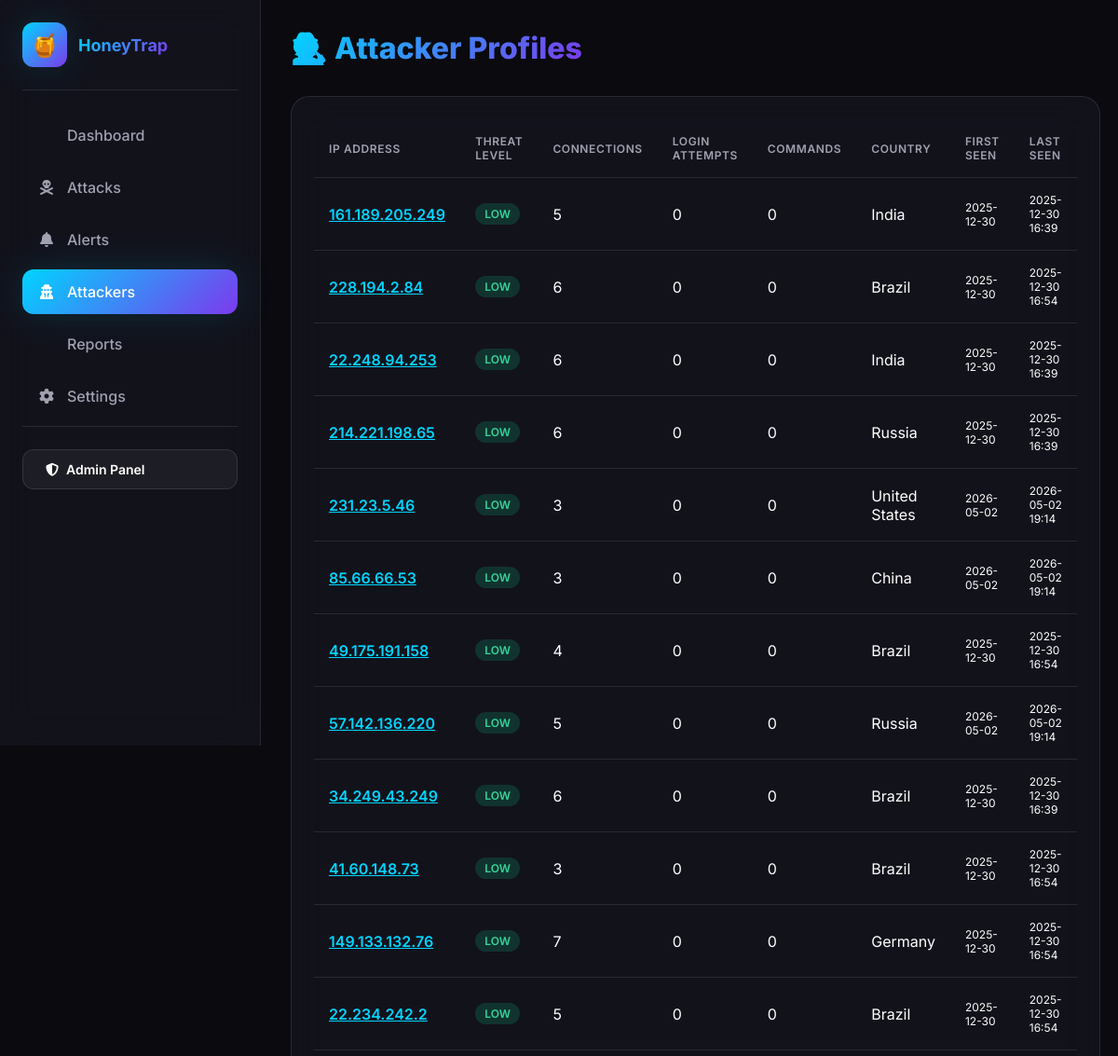
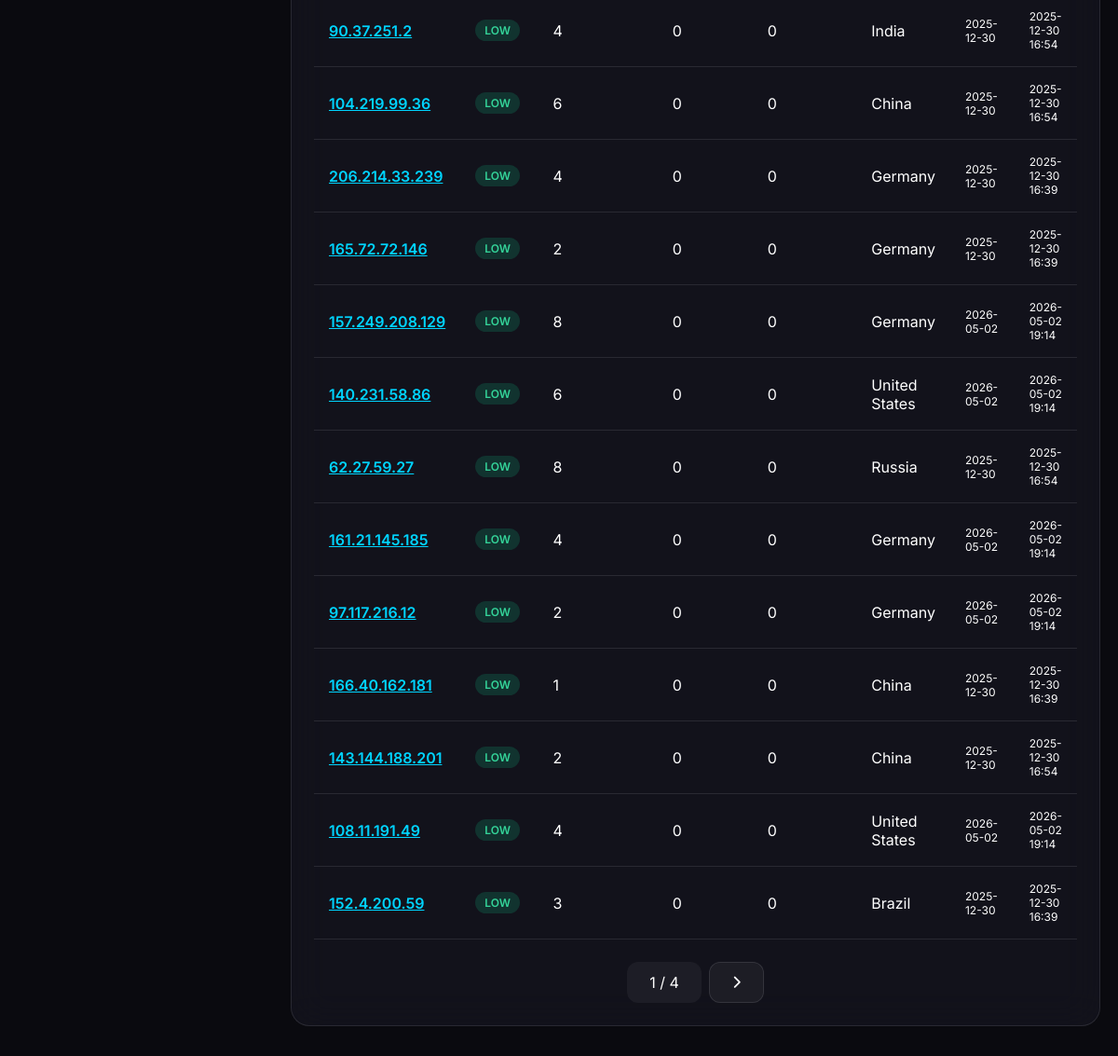
Page /attackers/ on the committed database (2 pictures, top to bottom).
### dashboard/models.py (models this page shows, shortened)
class AttackerProfile(models.Model):
    THREAT_LEVELS = [
        ('LOW', 'Low Threat'),
        ('MEDIUM', 'Medium Threat'),
        ('HIGH', 'High Threat'),
        ('CRITICAL', 'Critical Threat'),
    ]
    ip_address = models.GenericIPAddressField(unique=True, db_index=True)
    first_seen = models.DateTimeField()
    last_seen = models.DateTimeField()
    total_connections = models.PositiveIntegerField(default=0)
    total_login_attempts = models.PositiveIntegerField(default=0)
    total_commands = models.PositiveIntegerField(default=0)
    total_files = models.PositiveIntegerField(default=0)
    threat_level = models.CharField(max_length=20, choices=THREAT_LEVELS, default='LOW')
    threat_score = models.FloatField(default=0.0)
    country = models.CharField(max_length=100, blank=True, null=True)
    country_code = models.CharField(max_length=10, blank=True, null=True)
    city = models.CharField(max_length=100, blank=True, null=True)
    isp = models.CharField(max_length=200, blank=True, null=True)
    attack_types = models.JSONField(default=list, blank=True)
    targeted_services = models.JSONField(default=list, blank=True)
    is_known_attacker = models.BooleanField(default=False)
    reputation_sources = models.JSONField(default=list, blank=True)
    class Meta:
        ordering = ['-threat_score']

### dashboard/views.py (the view)
# urls.py: path('attackers/', views.attackers, name='attackers'),
def attackers(request):
    profiles = AttackerProfile.objects.all().order_by('-threat_score')
    paginator = Paginator(profiles, 25)
    page_number = request.GET.get('page', 1)
    page_obj = paginator.get_page(page_number)
    context = {
        'profiles': page_obj,
    }
    return render(request, 'dashboard/attackers.html', context)

### dashboard/templates/dashboard/attackers.html (shortened to what this page needs)
{% extends 'base.html' %}
{% block content %}
<div class="page-header">
    <h1 class="page-title">🕵️ Attacker Profiles</h1>
</div>
<div class="card">
    <table class="data-table">
        <thead>
            <tr>
                <th>IP Address</th>
                <th>Threat Level</th>
                <th>Connections</th>
                <th>Login Attempts</th>
                <th>Commands</th>
                <th>Country</th>
                <th>First Seen</th>
                <th>Last Seen</th>
            </tr>
        </thead>
        <tbody>
            {% for profile in profiles %}
            <tr>
                <td><a href="{% url 'dashboard:attacker_detail' profile.ip_address %}"
                        style="color: var(--accent-primary); font-weight: 600;">{{ profile.ip_address }}</a></td>
                <td>
                    <span
                        class="badge badge-{% if profile.threat_level == 'CRITICAL' %}danger{% elif profile.threat_level == 'HIGH' %}warning{% elif profile.threat_level == 'MEDIUM' %}info{% else %}success{% endif %}">
                        {{ profile.threat_level }}
                    </span>
                </td>
                <td>{{ profile.total_connections }}</td>
                <td>{{ profile.total_login_attempts }}</td>
                <td>{{ profile.total_commands }}</td>
                <td>{{ profile.country|default:"-" }}</td>
                <td style="font-size: 12px;">{{ profile.first_seen|date:"Y-m-d" }}</td>
                <td style="font-size: 12px;">{{ profile.last_seen|date:"Y-m-d H:i" }}</td>
            </tr>
            {% endfor %}
        </tbody>
    </table>
    {% if profiles.has_other_pages %}
    <div style="display: flex; justify-content: center; gap: 8px; margin-top: 24px;">
        <span style="padding: 12px 24px; background: var(--bg-glass); border-radius: 12px;">{{ profiles.number }} /
            {{profiles.paginator.num_pages }}</span>
        {% if profiles.has_next %}
        <a href="?page={{ profiles.next_page_number }}" class="btn btn-ghost"><i class="fas fa-chevron-right"></i></a>
        {% endif %}
    </div>
    {% endif %}
</div>
{% endblock %}

### dashboard/templates/base.html (shortened to what this page needs)
<!DOCTYPE html>
<html lang="en">
<head>
    <link rel="stylesheet" href="https://cdnjs.cloudflare.com/ajax/libs/font-awesome/6.4.0/css/all.min.css">
    <link rel="stylesheet" href="https://unpkg.com/leaflet@1.9.4/dist/leaflet.css">
</head>
<body>
    <canvas id="threejs-bg"></canvas>
    <div class="app-container">
        <aside class="sidebar">
            <div class="logo">
                <div class="logo-icon">🍯</div>
                <div class="logo-text">HoneyTrap</div>
            </div>
            <nav>
                <ul class="nav-menu">
                    <li class="nav-item">
                        <a href="{% url 'dashboard:dashboard' %}" class="nav-link {% if request.resolver_match.url_name == 'dashboard' %}active{% endif %}">
                            <span>Dashboard</span>
                        </a>
                    </li>
                    <li class="nav-item">
                        <a href="{% url 'dashboard:attacks' %}" class="nav-link {% if request.resolver_match.url_name == 'attacks' %}active{% endif %}">
                            <i class="fas fa-skull-crossbones"></i>
                            <span>Attacks</span>
                        </a>
                    </li>
                    <li class="nav-item">
                        <a href="{% url 'dashboard:alerts' %}" class="nav-link {% if request.resolver_match.url_name == 'alerts' %}active{% endif %}">
                            <i class="fas fa-bell"></i>
                            <span>Alerts</span>
                        </a>
                    </li>
                    <li class="nav-item">
                        <a href="{% url 'dashboard:attackers' %}" class="nav-link {% if request.resolver_match.url_name == 'attackers' %}active{% endif %}">
                            <i class="fas fa-user-secret"></i>
                            <span>Attackers</span>
                        </a>
                    </li>
                    <li class="nav-item">
                        <a href="{% url 'dashboard:reports' %}" class="nav-link {% if request.resolver_match.url_name == 'reports' %}active{% endif %}">
                            <span>Reports</span>
                        </a>
                    </li>
                    <li class="nav-item">
                        <a href="{% url 'dashboard:settings' %}" class="nav-link {% if request.resolver_match.url_name == 'settings' %}active{% endif %}">
                            <i class="fas fa-cog"></i>
                            <span>Settings</span>
                        </a>
                    </li>
                </ul>
            </nav>
            <div style="padding-top: 24px; border-top: 1px solid var(--border-color);">
                <a href="{% url 'admin:index' %}" class="btn btn-ghost" style="width: 100%;">
                    <i class="fas fa-shield-alt"></i>
                    Admin Panel
                </a>
            </div>
        </aside>
        <main class="main-content">
            {% block content %}{% endblock %}
        </main>
    </div>
    <script>
        // Three.js particle background
        const scene = new THREE.Scene();
        const camera = new THREE.PerspectiveCamera(75, window.innerWidth / window.innerHeight, 0.1, 1000);
        const renderer = new THREE.WebGLRenderer({
            canvas: document.getElementById('threejs-bg'),
            alpha: true
        });
        renderer.setSize(window.innerWidth, window.innerHeight);
        renderer.setPixelRatio(Math.min(window.devicePixelRatio, 2));
        // Create particles
        const particleCount = 1000;
        const positions = new Float32Array(particleCount * 3);
        const colors = new Float32Array(particleCount * 3);
        for (let i = 0; i < particleCount * 3; i += 3) {
            positions[i] = (Math.random() - 0.5) * 100;
            positions[i + 1] = (Math.random() - 0.5) * 100;
            positions[i + 2] = (Math.random() - 0.5) * 100;
            // Cyan to purple gradient
            const t = Math.random();
            colors[i] = t * 0.49 + (1 - t) * 0;
            colors[i + 1] = t * 0.23 + (1 - t) * 0.83;
            colors[i + 2] = t * 0.93 + (1 - t) * 1;
        }
        const geometry = new THREE.BufferGeometry();
        geometry.setAttribute('position', new THREE.BufferAttribute(positions, 3));
        geometry.setAttribute('color', new THREE.BufferAttribute(colors, 3));
        const material = new THREE.PointsMaterial({
            size: 0.5,
            vertexColors: true,
            transparent: true,
            opacity: 0.6
        });
        const particles = new THREE.Points(geometry, material);
        scene.add(particles);
        camera.position.z = 50;
        // Animation
        function animate() {
            requestAnimationFrame(animate);
            particles.rotation.x += 0.0002;
            particles.rotation.y += 0.0003;
            renderer.render(scene, camera);
        }
        animate();
        // Resize handler
        window.addEventListener('resize', () => {
            camera.aspect = window.innerWidth / window.innerHeight;
            camera.updateProjectionMatrix();
            renderer.setSize(window.innerWidth, window.innerHeight);
        });
    </script>
</body>
</html>

### dashboard/templates/base.html (style rules this page uses)
:root { --bg-primary: #0a0a0f; --bg-secondary: #12121a; --bg-card: rgba(20, 20, 30, 0.8); --bg-glass: rgba(255, 255, 255, 0.05); --border-color: rgba(255, 255, 255, 0.1); --text-primary: #ffffff; --text-secondary: #a0a0b0; --text-muted: #6b6b7a; --accent-primary: #00d4ff; --accent-secondary: #7c3aed; --accent-success: #10b981; --accent-warning: #f59e0b; --accent-danger: #ef4444; --accent-info: #3b82f6; --gradient-primary: linear-gradient(135deg, #00d4ff 0%, #7c3aed 100%); --gradient-danger: linear-gradient(135deg, #ef4444 0%, #f97316 100%); --shadow-glow: 0 0 40px rgba(0, 212, 255, 0.15); }
* { margin: 0; padding: 0; box-sizing: border-box; }
body { font-family: 'Inter', -apple-system, BlinkMacSystemFont, sans-serif; background: var(--bg-primary); color: var(--text-primary); min-height: 100vh; overflow-x: hidden; }
#threejs-bg { position: fixed; top: 0; left: 0; width: 100%; height: 100%; z-index: -1; opacity: 0.6; }
.app-container { display: flex; min-height: 100vh; }
.sidebar { width: 280px; background: var(--bg-card); backdrop-filter: blur(20px); border-right: 1px solid var(--border-color); padding: 24px; display: flex; flex-direction: column; position: fixed; height: 100vh; z-index: 100; }
.logo { display: flex; align-items: center; gap: 12px; padding-bottom: 24px; border-bottom: 1px solid var(--border-color); margin-bottom: 24px; }
.logo-icon { width: 48px; height: 48px; background: var(--gradient-primary); border-radius: 12px; display: flex; align-items: center; justify-content: center; font-size: 24px; box-shadow: var(--shadow-glow); }
.logo-text { font-size: 18px; font-weight: 700; background: var(--gradient-primary); -webkit-background-clip: text; -webkit-text-fill-color: transparent; }
.nav-menu { list-style: none; flex: 1; }
.nav-item { margin-bottom: 8px; }
.nav-link { display: flex; align-items: center; gap: 12px; padding: 14px 16px; border-radius: 12px; color: var(--text-secondary); text-decoration: none; transition: all 0.3s ease; font-weight: 500; }
.nav-link:hover, .nav-link.active { background: var(--bg-glass); color: var(--text-primary); }
.nav-link.active { background: var(--gradient-primary); color: white; box-shadow: var(--shadow-glow); }
.nav-link i { width: 20px; text-align: center; }
.main-content { flex: 1; margin-left: 280px; padding: 32px; min-height: 100vh; }
.page-header { display: flex; justify-content: space-between; align-items: center; margin-bottom: 32px; }
.page-title { font-size: 32px; font-weight: 800; background: var(--gradient-primary); -webkit-background-clip: text; -webkit-text-fill-color: transparent; }
.btn { display: inline-flex; align-items: center; gap: 8px; padding: 12px 24px; border-radius: 12px; font-weight: 600; font-size: 14px; border: none; cursor: pointer; transition: all 0.3s ease; text-decoration: none; }
.btn-ghost { background: var(--bg-glass); color: var(--text-primary); border: 1px solid var(--border-color); }
.card { background: var(--bg-card); backdrop-filter: blur(20px); border: 1px solid var(--border-color); border-radius: 20px; padding: 24px; transition: all 0.3s ease; }
.data-table { width: 100%; border-collapse: collapse; }
.data-table th, .data-table td { padding: 16px; text-align: left; border-bottom: 1px solid var(--border-color); }
.data-table th { font-weight: 600; color: var(--text-secondary); font-size: 12px; text-transform: uppercase; letter-spacing: 0.05em; }
.badge { display: inline-flex; align-items: center; padding: 4px 10px; border-radius: 20px; font-size: 12px; font-weight: 600; }
.badge-success { background: rgba(16, 185, 129, 0.2); color: #34d399; }

### rows in the picture
AttackerProfile: ip_address "161.189.205.249", threat_level "LOW", total_connections "5", total_login_attempts "0", total_commands "0", country "India", first_seen "2025-12-30", last_seen "2025-12-30 16:39"
AttackerProfile: ip_address "228.194.2.84", threat_level "LOW", total_connections "6", total_login_attempts "0", total_commands "0", country "Brazil", first_seen "2025-12-30", last_seen "2025-12-30 16:54"
AttackerProfile: ip_address "22.248.94.253", threat_level "LOW", total_connections "6", total_login_attempts "0", total_commands "0", country "India", first_seen "2025-12-30", last_seen "2025-12-30 16:39"
AttackerProfile: ip_address "214.221.198.65", threat_level "LOW", total_connections "6", total_login_attempts "0", total_commands "0", country "Russia", first_seen "2025-12-30", last_seen "2025-12-30 16:39"
AttackerProfile: ip_address "231.23.5.46", threat_level "LOW", total_connections "3", total_login_attempts "0", total_commands "0", country "United States", first_seen "2026-05-02", last_seen "2026-05-02 19:14"
AttackerProfile: ip_address "85.66.66.53", threat_level "LOW", total_connections "3", total_login_attempts "0", total_commands "0", country "China", first_seen "2026-05-02", last_seen "2026-05-02 19:14"
AttackerProfile: ip_address "49.175.191.158", threat_level "LOW", total_connections "4", total_login_attempts "0", total_commands "0", country "Brazil", first_seen "2025-12-30", last_seen "2025-12-30 16:54"
AttackerProfile: ip_address "57.142.136.220", threat_level "LOW", total_connections "5", total_login_attempts "0", total_commands "0", country "Russia", first_seen "2026-05-02", last_seen "2026-05-02 19:14"
AttackerProfile: ip_address "34.249.43.249", threat_level "LOW", total_connections "6", total_login_attempts "0", total_commands "0", country "Brazil", first_seen "2025-12-30", last_seen "2025-12-30 16:39"
AttackerProfile: ip_address "41.60.148.73", threat_level "LOW", total_connections "3", total_login_attempts "0", total_commands "0", country "Brazil", first_seen "2025-12-30", last_seen "2025-12-30 16:54"
AttackerProfile: ip_address "149.133.132.76", threat_level "LOW", total_connections "7", total_login_attempts "0", total_commands "0", country "Germany", first_seen "2025-12-30", last_seen "2025-12-30 16:54"
AttackerProfile: ip_address "22.234.242.2", threat_level "LOW", total_connections "5", total_login_attempts "0", total_commands "0", country "Brazil", first_seen "2025-12-30", last_seen "2025-12-30 16:54"
AttackerProfile: ip_address "90.37.251.2", threat_level "LOW", total_connections "4", total_login_attempts "0", total_commands "0", country "India", first_seen "2025-12-30", last_seen "2025-12-30 16:54"
AttackerProfile: ip_address "104.219.99.36", threat_level "LOW", total_connections "6", total_login_attempts "0", total_commands "0", country "China", first_seen "2025-12-30", last_seen "2025-12-30 16:54"
AttackerProfile: ip_address "206.214.33.239", threat_level "LOW", total_connections "4", total_login_attempts "0", total_commands "0", country "Germany", first_seen "2025-12-30", last_seen "2025-12-30 16:39"
AttackerProfile: ip_address "165.72.72.146", threat_level "LOW", total_connections "2", total_login_attempts "0", total_commands "0", country "Germany", first_seen "2025-12-30", last_seen "2025-12-30 16:39"
AttackerProfile: ip_address "157.249.208.129", threat_level "LOW", total_connections "8", total_login_attempts "0", total_commands "0", country "Germany", first_seen "2026-05-02", last_seen "2026-05-02 19:14"
AttackerProfile: ip_address "140.231.58.86", threat_level "LOW", total_connections "6", total_login_attempts "0", total_commands "0", country "United States", first_seen "2026-05-02", last_seen "2026-05-02 19:14"
AttackerProfile: ip_address "62.27.59.27", threat_level "LOW", total_connections "8", total_login_attempts "0", total_commands "0", country "Russia", first_seen "2025-12-30", last_seen "2025-12-30 16:54"
AttackerProfile: ip_address "161.21.145.185", threat_level "LOW", total_connections "4", total_login_attempts "0", total_commands "0", country "Germany", first_seen "2026-05-02", last_seen "2026-05-02 19:14"
AttackerProfile: ip_address "97.117.216.12", threat_level "LOW", total_connections "2", total_login_attempts "0", total_commands "0", country "Germany", first_seen "2026-05-02", last_seen "2026-05-02 19:14"
AttackerProfile: ip_address "166.40.162.181", threat_level "LOW", total_connections "1", total_login_attempts "0", total_commands "0", country "China", first_seen "2025-12-30", last_seen "2025-12-30 16:39"
AttackerProfile: ip_address "143.144.188.201", threat_level "LOW", total_connections "2", total_login_attempts "0", total_commands "0", country "China", first_seen "2025-12-30", last_seen "2025-12-30 16:54"
AttackerProfile: ip_address "108.11.191.49", threat_level "LOW", total_connections "4", total_login_attempts "0", total_commands "0", country "United States", first_seen "2026-05-02", last_seen "2026-05-02 19:14"
AttackerProfile: ip_address "152.4.200.59", threat_level "LOW", total_connections "3", total_login_attempts "0", total_commands "0", country "Brazil", first_seen "2025-12-30", last_seen "2025-12-30 16:39"

### other values in the picture
{{ profiles.number }} "1"
{{ profiles.paginator.num_pages }} "4"
